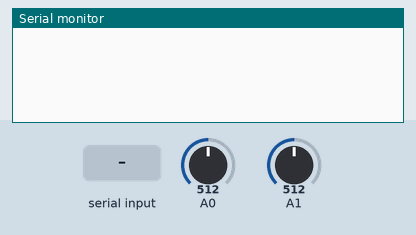
The sketch below on a simulated Arduino Uno, built with avr-gcc and run on an emulated ATmega328P. On the bench: the last lines printed to the serial monitor. Inputs (shaded band) come from the test bench; at power-on: A0 = 512, A1 = 512.

Above: at 1.2 s.
1.3 s: "1\n" received over Serial
At 2.6 s:
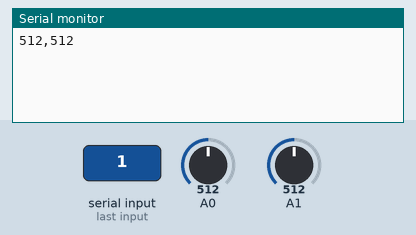
4.5 s: A0 set to 716
At 5.8 s:
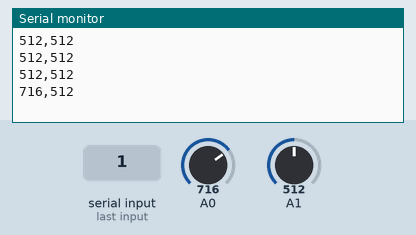
6.0 s: A1 set to 716
At 6.8 s:
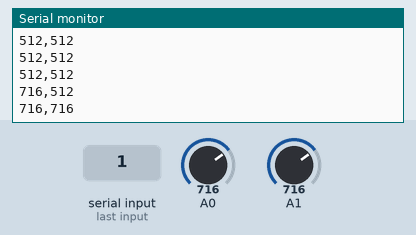
7.5 s: A0 set to 900
At 8.5 s:
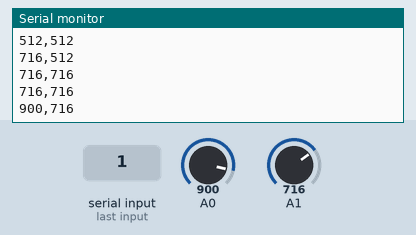
9.0 s: A1 set to 900
At 9.8 s:
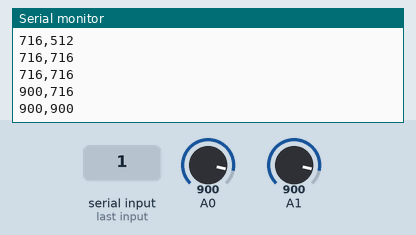
Timing chart, 0 to 11.5 s (numbered marks = the images above; inputs shaded):
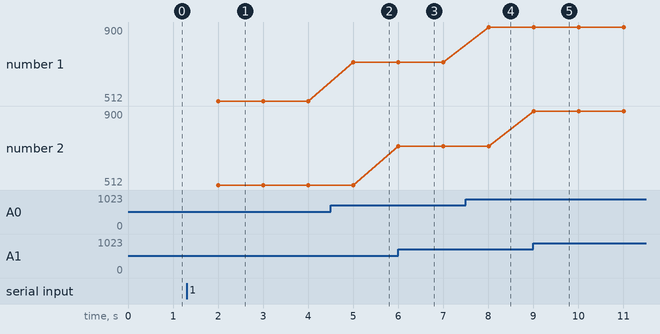

The sketch:

Lesson_5b.ino
```cpp
int th,cds,rx,flag;
float temp;


void setup() {
  Serial.begin(9600);
  flag=0;
}

void loop() {
  th=analogRead(A0); //A/D変換
  cds=analogRead(A1); //A/D変換


  temp=25.00;

  rx=Serial.read();
  if(rx=='1') flag=1;
  else if(rx=='0') flag=0;

  if(flag){
    Serial.print(th); //シリアル送信
    Serial.print(',');
    Serial.print(cds);
    Serial.print('\n');
  }
  delay(1000);//1秒まつ
}
```

Measured:
- after the input at 1.3 s, the serial monitor: prints a new line after 0.70 s (image 1)
- after the input at 4.5 s, the serial monitor: prints a new line after 0.50 s (image 2)
- after the input at 6.0 s, the serial monitor: prints a new line at once (image 3)
- after the input at 7.5 s, the serial monitor: prints a new line after 0.50 s (image 4)
- after the input at 9.0 s, the serial monitor: prints a new line at once (image 5)
- plotted number 1: 512 → 716 after the input at 4.5 s, 716 → 900 after the input at 7.5 s
